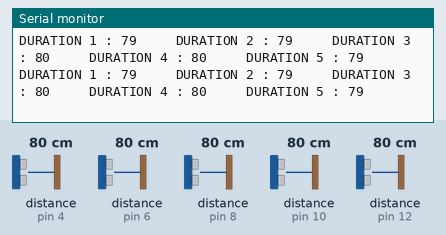
A sketch run on a simulated Arduino Uno, built with avr-gcc and run on an emulated ATmega328P. Parts: the last lines printed to the serial monitor. Wiring (inferred from the names in the program): 5 × ultrasonic range finder: trigger pin 5, echo pin 4 / trigger pin 7, echo pin 6 / trigger pin 9, echo pin 8 / trigger pin 11, echo pin 10 / trigger pin 13, echo pin 12. The inputs (shaded band) are chosen by the test bench; at power-on: distance to the obstacle (sensors on pin 4, pin 6, pin 8, pin 10, pin 12) 80 cm. The echo pulse lasts 58.3 µs per cm.

Above: at 4.8 s.
4.9 s: distance to the obstacle (sensor on pin 4) set to 2 cm
At 9.0 s:
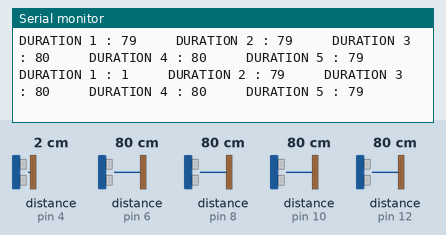
9.9 s: distance to the obstacle (sensor on pin 6) set to 2 cm
At 13.6 s:
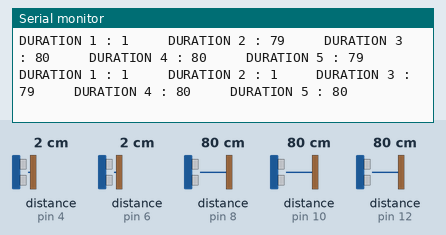
14.9 s: distance to the obstacle (sensor on pin 8) set to 2 cm
At 17.1 s:
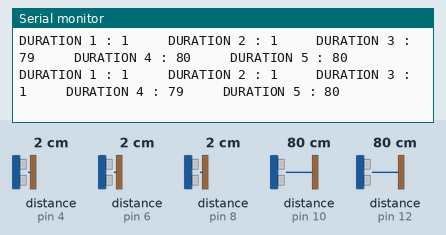
24.3 s: distance to the obstacle (sensor on pin 10) set to 2 cm
At 25.1 s:
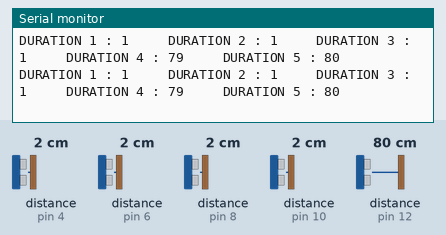
29.3 s: distance to the obstacle (sensor on pin 12) set to 2 cm
At 33.0 s:
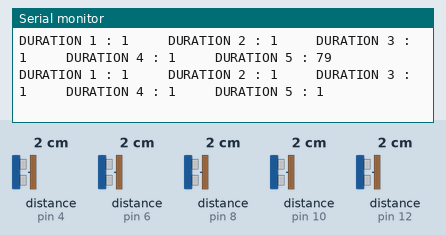
34.3 s: distance to the obstacle (sensor on pin 4) set to 4 cm
At 37.5 s:
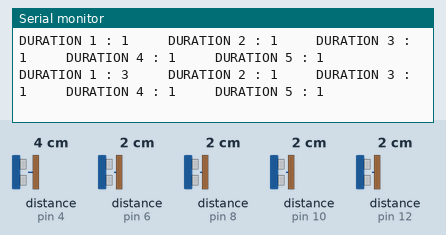
Timing chart, 0 to 39.0 s (numbered marks = the images above; inputs shaded):
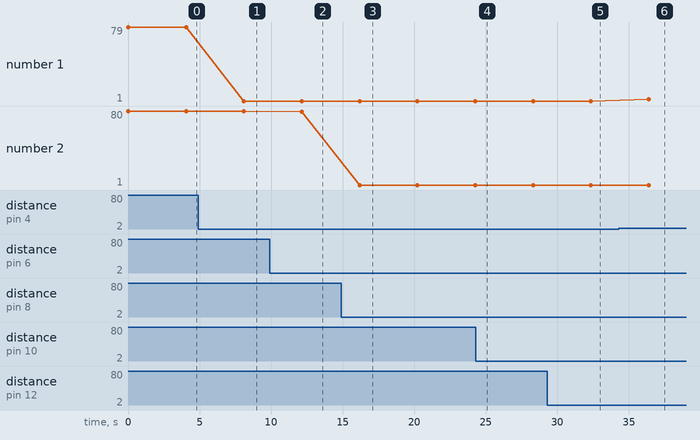

Measured:
- after the input at 4.9 s, the serial monitor: prints a new line after 3.2 s (image 1)
- after the input at 9.9 s, the serial monitor: prints a new line after 2.2 s (image 2)
- after the input at 14.9 s, the serial monitor: prints a new line after 1.3 s (image 3)
- after the input at 29.3 s, the serial monitor: prints a new line after 3.1 s (image 5)
- after the input at 34.3 s, the serial monitor: prints a new line after 2.1 s (image 6)

The sketch:

sketch_sep27a.ino
```cpp
#define trigPin1 13
#define echoPin1 12
#define trigPin2 11
#define echoPin2 10
#define trigPin3 9
#define echoPin3 8
#define trigPin4 7
#define echoPin4 6
#define trigPin5 5
#define echoPin5 4

void setup()
{
  Serial.begin (9600);
  pinMode(trigPin1, OUTPUT);
  pinMode(echoPin1, INPUT);
  pinMode(trigPin2, OUTPUT);
  pinMode(echoPin2, INPUT);
  pinMode(trigPin3, OUTPUT);
  pinMode(echoPin3, INPUT);
  pinMode(trigPin4, OUTPUT);
  pinMode(echoPin4, INPUT);
  pinMode(trigPin5, OUTPUT);
  pinMode(echoPin5, INPUT);
}

void loop()
{
  int duration, distance = 99999;  // 시간, 거리
  int min = 0;  // 최솟값
  int a[4];

  for (int i = 1; i < 6; i++) {
    digitalWrite(2 * i + 3, HIGH);
    delayMicroseconds(10);      // trigPin을 10마이크로초 동안 HIGH
    digitalWrite(2 * i + 3, LOW);
    duration = pulseIn(2 * i + 2, HIGH);
    distance = (duration / 2) / 29.1;
    //   // 시간
    //      a[i] = duration;
    //거리
    a[i] = distance;
    Serial.print( "DURATION ");
    Serial.print(i);
    Serial.print(" : ");
    Serial.print(a[i]);
    Serial.print("     ");
  }

  //// 최솟값
  //min = (duration / 2) / 29.1 < distance  ?  (duration / 2)  /  29.1 : distance ;
  //
  Serial.println();
  Serial.println();
  Serial.println();
  Serial.println();
  //  Serial.print( "DISTANCE : ");
  //  Serial.println(distance);
  //    Serial.println(distance);
  //    Serial.println("—————————————————————");


  delay(4000);
}
```
